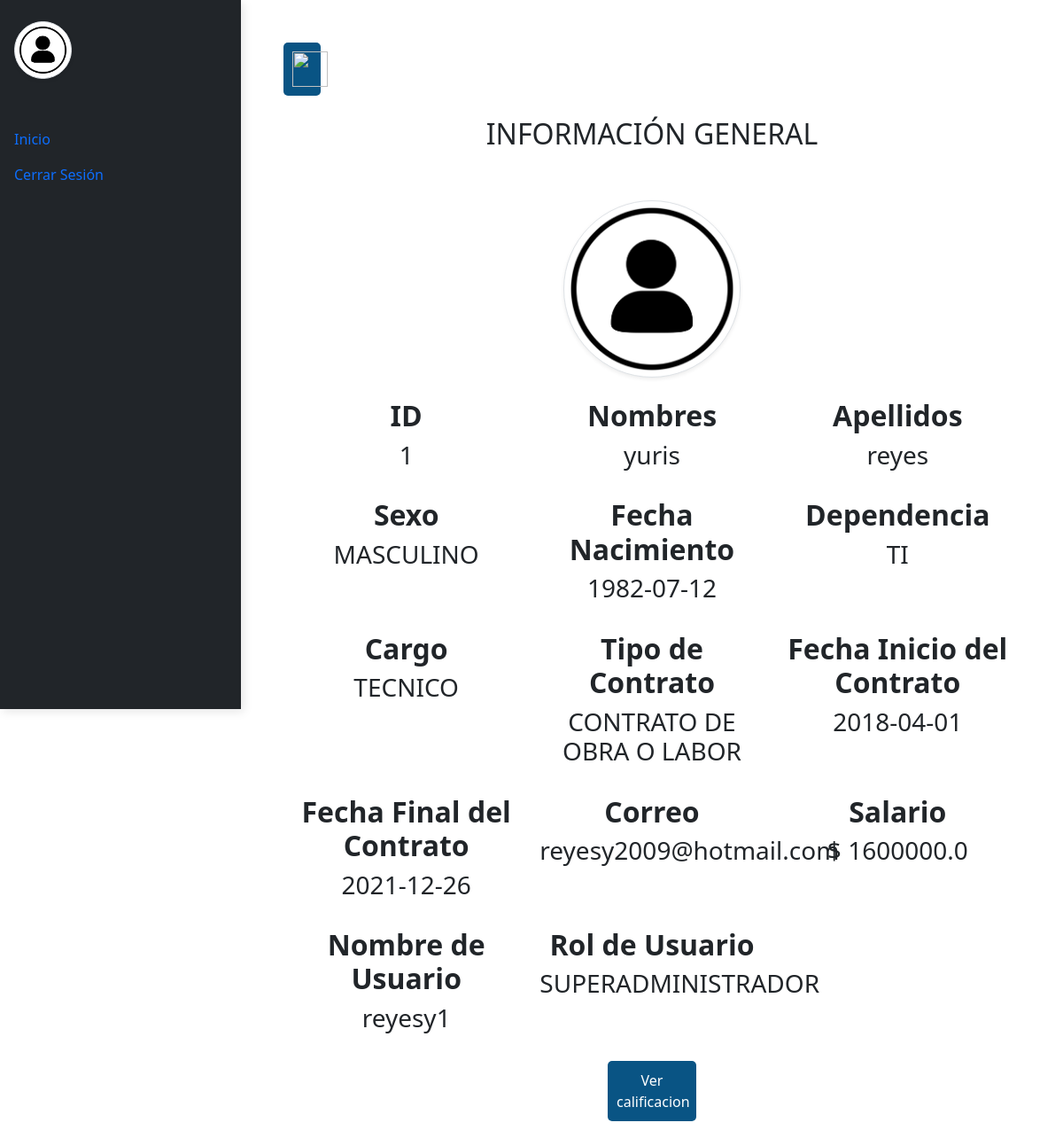
/infouser/1, run on the app's committed database.
### tables this page shows
CREATE TABLE tbl_empleado (int_id_empleado INTEGER NOT NULL PRIMARY KEY AUTOINCREMENT, str_nom_empleado VARCHAR NOT NULL, str_ape_empleado VARCHAR NOT NULL, int_cod_tipo_sexo INTEGER REFERENCES tbl_tipo_sexo (int_cod_tipo_sexo) ON UPDATE CASCADE NOT NULL, date_fecha_nacimiento DATE NOT NULL, int_cod_tipo_cargo INTEGER NOT NULL REFERENCES tbl_tipo_cargo (int_cod_tipo_cargo) ON UPDATE CASCADE, int_cod_tipo_contrato INTEGER REFERENCES tbl_tipo_contrato (int_cod_tipo_contrato) ON UPDATE CASCADE NOT NULL, date_fecha_ingreso DATE NOT NULL, date_fecha_terminacion DATE NOT NULL, str_correo_empleado VARCHAR NOT NULL, dbl_salario_empleado DOUBLE NOT NULL, str_nombre_usuario VARCHAR NOT NULL REFERENCES tbl_usuario (str_nombre_usuario) ON UPDATE CASCADE, int_cod_tipo_dependencia INTEGER REFERENCES tbl_tipo_dependencia (int_cod_tipo_dependencia) ON UPDATE CASCADE NOT NULL);

CREATE TABLE tbl_tipo_sexo (int_cod_tipo_sexo INTEGER PRIMARY KEY AUTOINCREMENT NOT NULL, str_nom_tipo_sexo VARCHAR NOT NULL);

CREATE TABLE tbl_tipo_dependencia (int_cod_tipo_dependencia INTEGER PRIMARY KEY AUTOINCREMENT NOT NULL, str_nom_tipo_dependencia VARCHAR NOT NULL);

CREATE TABLE tbl_tipo_cargo (int_cod_tipo_cargo INTEGER PRIMARY KEY AUTOINCREMENT NOT NULL, str_nom_tipo_cargo VARCHAR NOT NULL);

CREATE TABLE tbl_tipo_contrato (int_cod_tipo_contrato INTEGER PRIMARY KEY AUTOINCREMENT NOT NULL, str_nom_tipo_contrato VARCHAR NOT NULL);

CREATE TABLE tbl_usuario (str_nombre_usuario VARCHAR PRIMARY KEY NOT NULL, str_password_usuario VARCHAR NOT NULL, int_cod_tipo_perfil INTEGER NOT NULL REFERENCES tbl_tipo_perfil (int_cod_tipo_perfil), str_datos_usuario VARCHAR NOT NULL, int_cont_usuario INTEGER NOT NULL);

CREATE TABLE tbl_tipo_perfil (int_cod_tipo_perfil INTEGER PRIMARY KEY AUTOINCREMENT NOT NULL, str_nom_tipo_perfil VARCHAR NOT NULL);

### app.py (the view)
@app.route("/infouser/<int:id>", methods=["GET", "POST"])
def fcninfouser(id):
    idE = id
    db = get_db()
    cur = db.cursor()
    consulta = "SELECT e.int_id_empleado, e.str_nom_empleado, e.str_ape_empleado, ts.str_nom_tipo_sexo, e.date_fecha_nacimiento, td.str_nom_tipo_dependencia, tc.str_nom_tipo_cargo, co.str_nom_tipo_contrato, e.date_fecha_ingreso, e.date_fecha_terminacion, e.str_correo_empleado,  e.dbl_salario_empleado, u.str_nombre_usuario, tp.str_nom_tipo_perfil FROM tbl_empleado e, tbl_usuario u, tbl_tipo_sexo ts, tbl_tipo_cargo tc, tbl_tipo_dependencia td, tbl_tipo_contrato co, tbl_tipo_perfil tp WHERE e.int_cod_tipo_sexo = ts.int_cod_tipo_sexo AND e.int_cod_tipo_cargo = tc.int_cod_tipo_cargo AND e.int_cod_tipo_dependencia = td.int_cod_tipo_dependencia AND e.int_cod_tipo_contrato = co.int_cod_tipo_contrato AND e.str_nombre_usuario = u.str_nombre_usuario AND u.int_cod_tipo_perfil = tp.int_cod_tipo_perfil AND e.int_id_empleado = ?"
    cur.execute(consulta, [idE])
    data = cur.fetchone()
    return render_template("infousuario.html", data=data)

### app.py (called while the page is built, shortened)
@app.before_request
def load_logged_in_user():
    user_id = session.get("user_id")
    if user_id is None:
        g.user = None

### db.py (called while the page is built)
def get_db():
    try:
        if "db" not in g:
            g.db = sqlite3.connect("cerveceria.db")
            g.db.row_factory = sqlite3.Row
        return g.db
    except Error:
        print(Error)

### templates/infousuario.html (shortened to what this page needs)
<!DOCTYPE html>
<html lang="en">
  <head>
    <link
      href="https://cdn.jsdelivr.net/npm/bootstrap@5.1.3/dist/css/bootstrap.min.css"
      rel="stylesheet"
    />
    <link rel="stylesheet" href="../static/css/editarusuario.css" />
  </head>
  <body class="back">
    <div class="vertical-navbar bg-dark navbar-collapse" id="sidebar">
      <div class="py-4 px-3 mb-4 bg-dark">
        <div class="media d-flex align-items-center">
          <img
            src="../static/images/foto.jpg"
            alt="..."
            width="65"
            class="mr-3 rounded-circle img-thumbnail shadow-sm"
          />
        </div>
      </div>
      <ul class="nav flex-column mb-0">
        <li class="nav-item">
          <a class="nav-link" href="/sessionsuperadmin">Inicio</a>
        </li>
        <li class="nav-item">
          <a class="nav-link" href="{{ url_for('logout')}}">Cerrar Sesión</a>
        </li>
      </ul>
    </div>
    <div class="page-content p-5" id="content">
      <button id="sidebarCollapse" class="sadminbtn btn-d">
        <img
          src="../static/images/opciones.png"
          style="width: 40px; height: 40px"
        />
      </button>
      <br />
      <br />
      <center><h2>INFORMACIÓN GENERAL</h2></center>
      <br />
      <div
        class="container"
        style="background-color: white; border-radius: 10px"
      >
        <br />
        <form action="/calificationuser/{{data.0}}" method="POST">
          <center>
           <img
            src="../static/images/foto.jpg"
            alt="..."
            width="200px"
            class="mr-3 rounded-circle img-thumbnail shadow-sm"
          />
          <br/><br/>
          <div class="row">
            <div class="col-4">
              <h2><b>ID</b></h2>
              <h3>{{data[0]}}</h3>
            </div>
            <br />
            <div class="col-4">
              <h2><b>Nombres</b></h2>
              <h3>{{data[1]}}</h3>
              <br />
            </div>
            <br />
            <div class="col-4">
              <h2><b>Apellidos</b></h2>
              <h3>{{data[2]}}</h3>
              <br />
            </div>
            <br />
            <div class="col-4">
              <h2><b>Sexo</b></h2>
              <h3>{{data[3]}}</h3>
              <br />
            </div>
            <br />
            <div class="col-4">
              <h2><b>Fecha Nacimiento</b></h2>
              <h3>{{data[4]}}</h3>
              <br />
            </div>
            <br />
            <div class="col-4">
              <h2><b>Dependencia</b></h2>
              <h3>{{data[5]}}</h3>
              <br />
            </div>
            <br />
            <div class="col-4">
              <h2><b>Cargo</b></h2>
              <h3>{{data[6]}}</b></h3>
              <br />
            </div>
            <br />
            <div class="col-4">
              <h2><b>Tipo de Contrato</b></h2>
              <h3>{{data[7]}}</h3>
              <br />
            </div>
            <br />
            <div class="col-4">
              <h2><b>Fecha Inicio del Contrato</b></h2>
              <h3>{{data[8]}}</h3>
              <br />
            </div>
            <br />
            <div class="col-4">
              <h2><b>Fecha Final del Contrato</b></h2>
              <h3>{{data[9]}}</h3>
              <br />
            </div>
            <br />
            <div class="col-4">
              <h2><b>Correo</b></h2>
              <h3>{{data[10]}}</h3>
              <br />
            </div>
            <br />
            <div class="col-4">
              <h2><b>Salario</b></h2>
              <h3>$ {{data[11]}}</h3>
              <br />
            </div>
            <br />
            <div class="col-4">
              <h2><b>Nombre de Usuario</b></h2>
              <h3>{{data[12]}}</h3>
              <br />
            </div>
            <br />
            <div class="col-4">
              <h2><b>Rol de Usuario</b></h2>
              <h3>{{data[13]}}</h3>
              <br />
            </div>
            <br />
          </div>
          <button type="submit" class="">Ver calificacion</button>
          </center>
        </form>
      </div>
    </div>
  </body>
</html>

### static/css/editarusuario.css (style rules this page uses)
.vertical-navbar { min-width: 17rem; width: 17rem; height: 100vh; position: fixed; top: 0; left: 0; box-shadow: 3px 3px 10px rgba(0, 0, 0, 0.1); transition: all 0.4s; }
.btn-d { width: 5%; }
.back { background-size: cover; min-height: 100vh; overflow-x: hidden; }
.page-content { width: calc(100% - 17rem); margin-left: 17rem; transition: all 0.4s; }
button { width: 100px; padding: 10px; border: none; border-radius: 5px; background: #095484; font-size: 16px; color: #fff; cursor: pointer; }

### data on the page
tbl_empleado: int_id_empleado "1", str_nom_empleado "yuris", str_ape_empleado "reyes", date_fecha_nacimiento "1982-07-12", date_fecha_ingreso "2018-04-01", date_fecha_terminacion "2021-12-26", str_correo_empleado "reyesy2009@hotmail.com", dbl_salario_empleado "1600000.0"
tbl_tipo_sexo: str_nom_tipo_sexo "MASCULINO"
tbl_tipo_dependencia: str_nom_tipo_dependencia "TI"
tbl_tipo_cargo: str_nom_tipo_cargo "TECNICO"
tbl_tipo_contrato: str_nom_tipo_contrato "CONTRATO DE OBRA O LABOR"
tbl_usuario: str_nombre_usuario "reyesy1"
tbl_tipo_perfil: str_nom_tipo_perfil "SUPERADMINISTRADOR"
